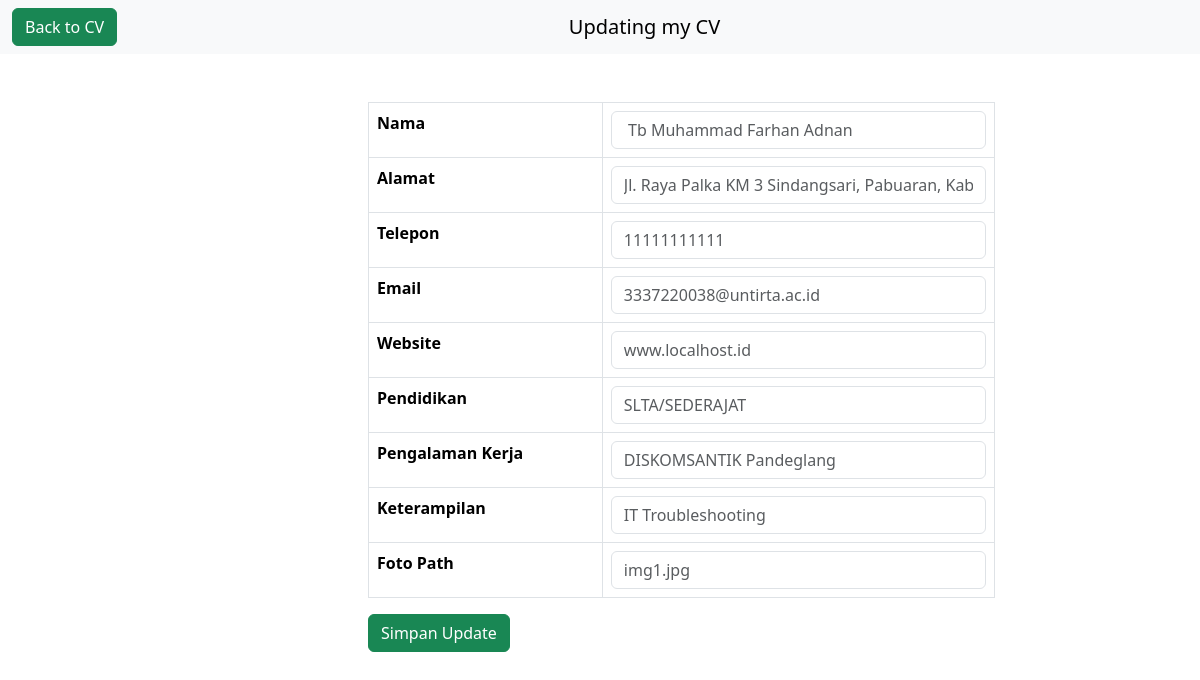
/update.php, run on the app's committed database.
### tables this page shows
CREATE TABLE `cv_data` (
  `id` int(11) NOT NULL AUTO_INCREMENT,
  `nama` varchar(100) NOT NULL,
  `alamat` text NOT NULL,
  `telepon` varchar(20) NOT NULL,
  `email` varchar(255) NOT NULL,
  `web` varchar(255) NOT NULL,
  `pendidikan` text NOT NULL,
  `pengalaman_kerja` text NOT NULL,
  `keterampilan` text NOT NULL,
  `foto_path` varchar(255) NOT NULL,
  PRIMARY KEY (`id`)
);

### update.php (the view, shortened to what this page needs)
<?php
include_once("config.php");
$result = mysqli_query($conn, "SELECT * FROM cv_data");
$data = mysqli_fetch_array($result);
$nama = $data['nama'];
$alamat = $data['alamat'];
$telepon = $data['telepon'];
$email = $data['email'];
$website = $data['web'];
$pendidikan = $data['pendidikan'];
$p_kerja = $data['pengalaman_kerja'];
$keterampilan = $data['keterampilan'];
$foto_path = $data['foto_path'];
?>
<!DOCTYPE html>
<html lang="en">
<head>
    <link href="https://cdn.jsdelivr.net/npm/bootstrap@5.3.2/dist/css/bootstrap.min.css" rel="stylesheet">
    <link rel="stylesheet" href="style.css">
</head>
<body>
<nav class="navbar bg-body-tertiary">
  <div class="container-fluid">
    <a class="btn btn-success order-1" href="index.php">Back to CV</a>
    <div class="mx-auto order-2">
        <a class="navbar-brand">Updating my CV</a>
    </div>
  </div>
</nav>
<div class="container-table p-5">
    <form action="update.php" method="post">
        <table class="table table-hover table-bordered">
            <tbody>
                <tr>
                    <th>Nama</th>
                    <td><input type="text" name="nama" class="form-control" placeholder= " <?php echo $nama?>" required></td>
                </tr>
                <tr>
                    <th>Alamat</th>
                    <td><input type="text" name="alamat" class="form-control" placeholder="<?php echo $alamat?>" required></td>
                </tr>
                <tr>
                    <th>Telepon</th>
                    <td><input type="text" name="telp" class="form-control" placeholder= "<?php echo $telepon?>" required></td>
                </tr>
                <tr>
                    <th>Email</th>
                    <td><input type="text" name="email" class="form-control" placeholder= "<?php echo $email?>" required></td>
                </tr>
                <tr>
                    <th>Website</th>
                    <td><input type="text" name="website" class="form-control" placeholder= "<?php echo $website?>" required></td>
                </tr>
                <tr>
                    <th>Pendidikan</th>
                    <td><input type="text" name="pendidikan" class="form-control" placeholder= "<?php echo $pendidikan?>" required></td>
                </tr>
                <tr>
                    <th>Pengalaman Kerja</th>
                    <td><input type="text" name="pengalaman_kerja" class="form-control" placeholder= "<?php echo $p_kerja?>" required></td>
                </tr>
                <tr>
                    <th>Keterampilan</th>
                    <td><input type="text" name="keterampilan" class="form-control" placeholder= "<?php echo $keterampilan?>" required></td>
                </tr>
                <tr>
                    <th>Foto Path</th>
                    <td><input type="text" name="foto" class="form-control" placeholder= "<?php echo $foto_path?>" required></td>
                </tr>
            </tbody>
        </table>
        <td><button class="btn btn-success" type="submit" name="update">Simpan Update</button></td>
    </form>
</div>
</body>
</html>

### style.css (style rules this page uses)
.container-table { margin-left: 20em; }
.table { width: 80%; }

### data on the page
cv_data: nama "Tb Muhammad Farhan Adnan", alamat "Jl. Raya Palka KM 3 Sindangsari, Pabuaran, Kabupaten Serang, Provinsi Banten.", telp "11111111111", email "3337220038@untirta.ac.id", website "www.localhost.id", pendidikan "SLTA/SEDERAJAT", pengalaman_kerja "DISKOMSANTIK Pandeglang", keterampilan "IT Troubleshooting", foto "img1.jpg"
